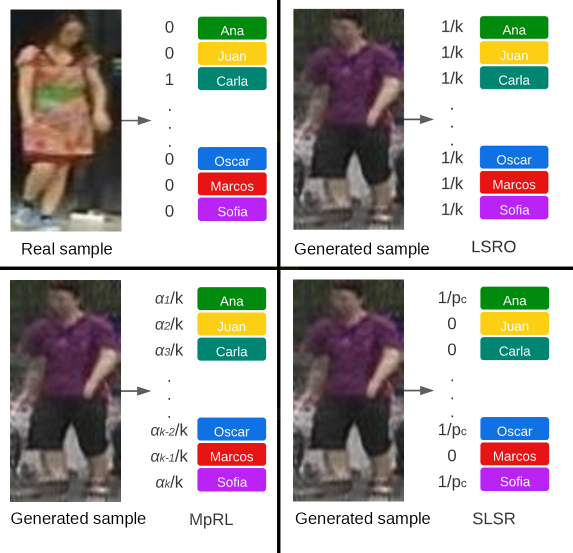
#> input picture LSROetiquetadoRect.png, 1146 x 1106 px, given as the content of the folder /home/laura/Escritorio/personas_nueva_reid_modelo/280/, which was not available (shown at 1/2 size)
$ python similitudSSIM_experimentos.py LSROetiquetadoRect.png
#> lines starting #> are read from the running program, lines starting #| are printed output that depends on the picture
from re import T
from tkinter import image_names
import cv2
import os
import image_similarity_measures
import imutils
from sys import argv
from image_similarity_measures.quality_metrics import rmse, ssim, sre
import matplotlib.pyplot as plt
import shutil
import numpy as np

img_market = "0002_c1s1_000551_01.jpg" #argv[1]
img_stylegan = "1_1001_00000.jpg"
path_180 = "/home/laura/Escritorio/personas_nueva_reid_modelo/280/"
path_000 = "/home/laura/Escritorio/personas_nueva_reid_modelo/000/"
path_distintas = "/home/laura/Escritorio/personas_nueva_reid_modelo/"


ssim_measures = {}
rmse_measures = {}
sre_measures = {}

umbral_similitud = 0.95

scale_percent = 100 # percent of original img size
width = 200 #int(test_img.shape[1] * scale_percent / 100)
height = 50 #int(test_img.shape[0] * scale_percent / 100)
dim = (width, height)

# Initializing the HOG person
# detector
hog = cv2.HOGDescriptor()
hog.setSVMDetector(cv2.HOGDescriptor_getDefaultPeopleDetector())

# media y desviación standar..


ssim_aux = []
#histograma = [0] * 10000
solo_uno = True
contador  = 0
contador_todas = 0
for imagen_name in os.listdir(path_180):


    image_path_180 = os.path.join(path_180, imagen_name)
    img_180 = cv2.imread(image_path_180) # imagen original
#> img_180 is the input picture: shape (1106, 1146, 3); mean B, G, R 175.7, 176.2, 181.4
    resized_img_180 = cv2.resize(img_180, dim, interpolation = cv2.INTER_AREA)
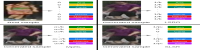
#> resized_img_180: shape (50, 200, 3); mean B, G, R 175.7, 176.2, 181.4

#> (the run stopped early here; a loop or call above may not have finished)

$ run again, on imagenesrealisyficticias.png
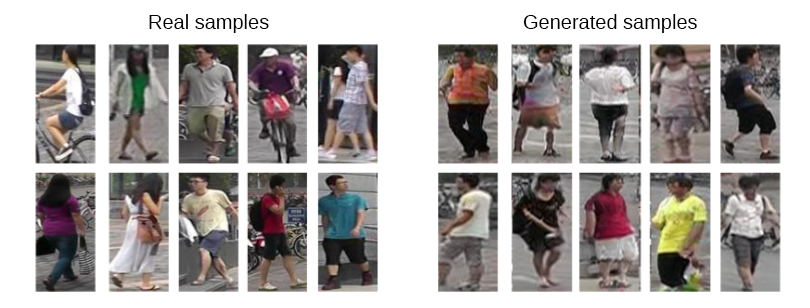
#> input picture imagenesrealisyficticias.png, 810 x 308 px, given as the content of the folder /home/laura/Escritorio/personas_nueva_reid_modelo/280/, which was not available
#> img_180 is the input picture: shape (308, 810, 3); mean B, G, R 166.6, 168.2, 172.7
#> `resized_img_180 = cv2.resize(img_180, dim, interpolation = cv2.INTER_A..`:
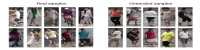
#> resized_img_180: shape (50, 200, 3); mean B, G, R 166.6, 168.2, 172.7

$ run again, on train07.jpg
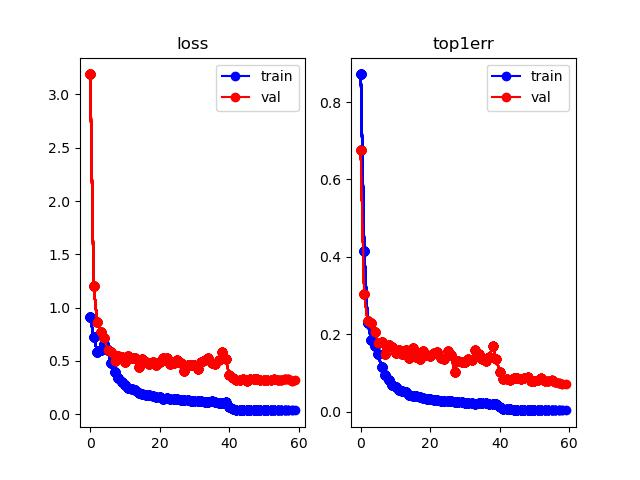
#> input picture train07.jpg, 640 x 480 px, given as the content of the folder /home/laura/Escritorio/personas_nueva_reid_modelo/280/, which was not available
#> img_180 is the input picture: shape (480, 640, 3); mean B, G, R 243.8, 239.7, 245.4
#> `resized_img_180 = cv2.resize(img_180, dim, interpolation = cv2.INTER_A..`:
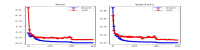
#> resized_img_180: shape (50, 200, 3); mean B, G, R 243.8, 239.7, 245.4

$ run again, on transferenciacolor.png
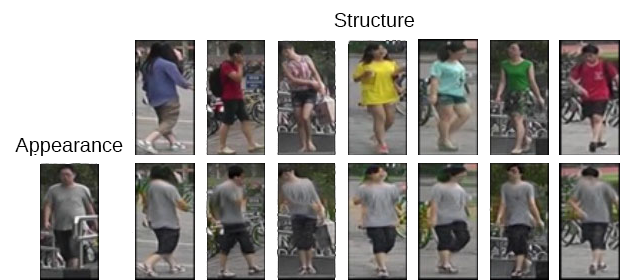
#> input picture transferenciacolor.png, 623 x 280 px, given as the content of the folder /home/laura/Escritorio/personas_nueva_reid_modelo/280/, which was not available
#> img_180 is the input picture: shape (280, 623, 3); mean B, G, R 155.9, 158.6, 161.2
#> `resized_img_180 = cv2.resize(img_180, dim, interpolation = cv2.INTER_A..`:
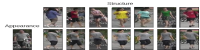
#> resized_img_180: shape (50, 200, 3); mean B, G, R 155.9, 158.6, 161.2
